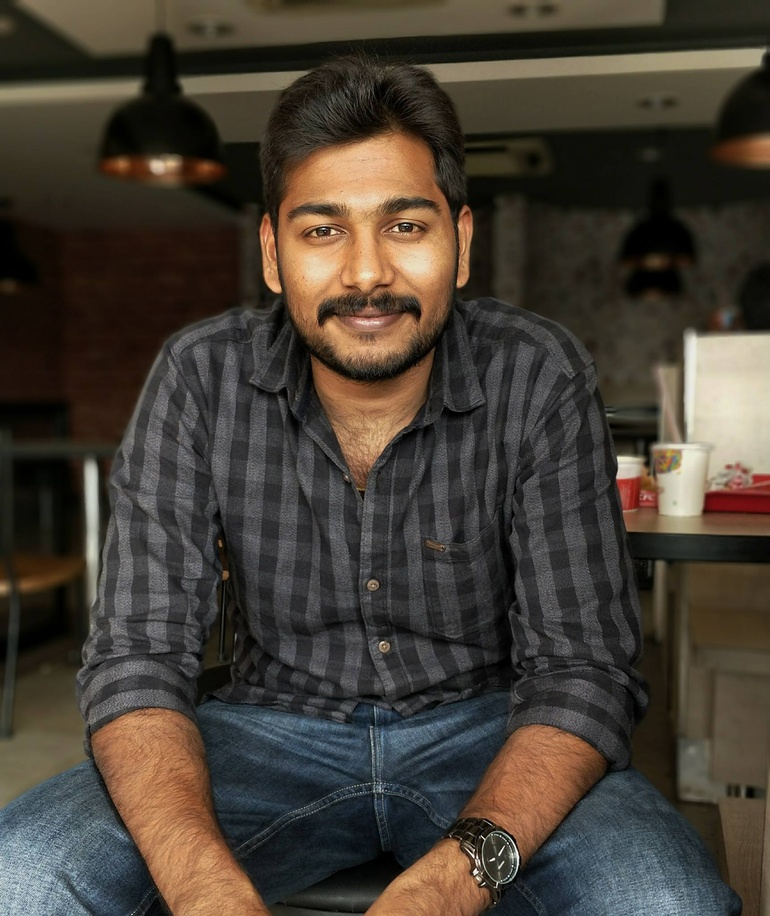
#> input picture images/Abi.jpg, 770 x 916 px, shrunk from 1721 x 2048 before the run; its folder holds only this picture in this run
$ python detect_blur_dark.py --images images   (older library calls are emulated)
#> lines starting #> are read from the running program, lines starting #| are printed output that depends on the picture; after the words box and inside, x2 and y2 are one past the last pixel; in counts of white or black regions, pixels touching at a corner belong together
# USAGE
# python detect_blur_dark.py --images images

# importing the necessary packages
from imutils import paths
import argparse
import cv2

def variance_of_laplacian(image):
	# compute the Laplacian of the image and then return the focus
	# measure, which is simply the variance of the Laplacian
	return cv2.Laplacian(image, cv2.CV_64F).var()

def gray_scale_mean(image):
	# compute the gray scale image mean and then return the mean value
	return cv2.mean(gray)[0]

# construct the argument parse and parse the arguments
ap = argparse.ArgumentParser()
ap.add_argument("-i", "--images", required=True,
	help="path to input directory of images")
ap.add_argument("-bt", "--blurthreshold", type=float, default=100.0,
	help="focus measures that fall below this value will be considered 'blurry'")
ap.add_argument("-dt", "--darkthreshold", type=float, default=60.0,
	help="average pixel intesity fall below this value will be considered 'dark'")
args = vars(ap.parse_args())

# loop over the input images
for imagePath in paths.list_images(args["images"]):
	# load the image, convert it to grayscale, and compute the
	# focus measure of the image using the Variance of Laplacian and Gray scale mean
	print(imagePath)# method
	image = cv2.imread(imagePath)
#> image is the input picture: shape (916, 770, 3); mean B, G, R 52.7, 62.3, 70.2
	gray = cv2.cvtColor(image, cv2.COLOR_BGR2GRAY)
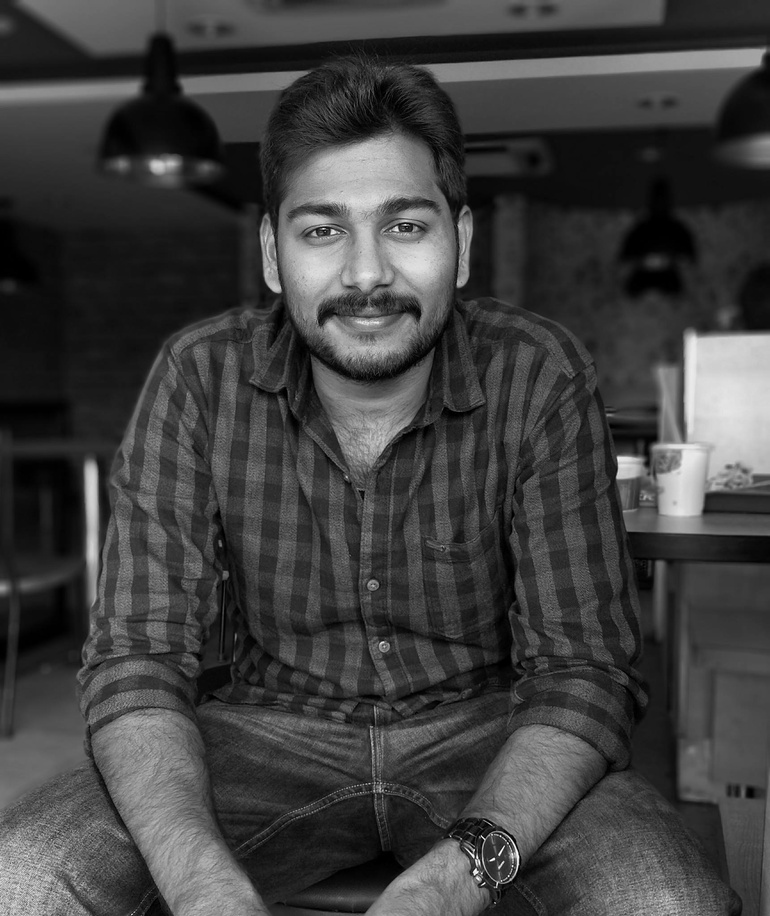
#> gray: shape (916, 770); min 0, max 254, mean 63.6
	fm = variance_of_laplacian(gray)
#> fm = 543.4
	print("{}: Variance of the Laplacian {:.2f}".format(imagePath, fm))
#| images/Abi.jpg: Variance of the Laplacian 543.35
	dk = gray_scale_mean(gray)
#> dk = 63.57
	print("{}: Gray scale mean {:.2f}".format(imagePath, dk))
#| images/Abi.jpg: Gray scale mean 63.57
	text = "Good"

	# if the focus and dark measure is less than the supplied threshold,
	# then the image should be considered "blurry and dark" or "dark" or "blurry"
	if fm < args["blurthreshold"] and dk < args["darkthreshold"]:
		text = "Blurry and Dark"
	elif dk < args["darkthreshold"]:
		text = "Dark"
	elif fm < args["blurthreshold"]:
		text = "Blurry"

	# show the image
	cv2.putText(image, "{}:Focus-{:.2f} Mean-{:.2f}".format(text, fm, dk), (10, 30),
		cv2.FONT_HERSHEY_SIMPLEX, 0.8, (0, 0, 255), 3)
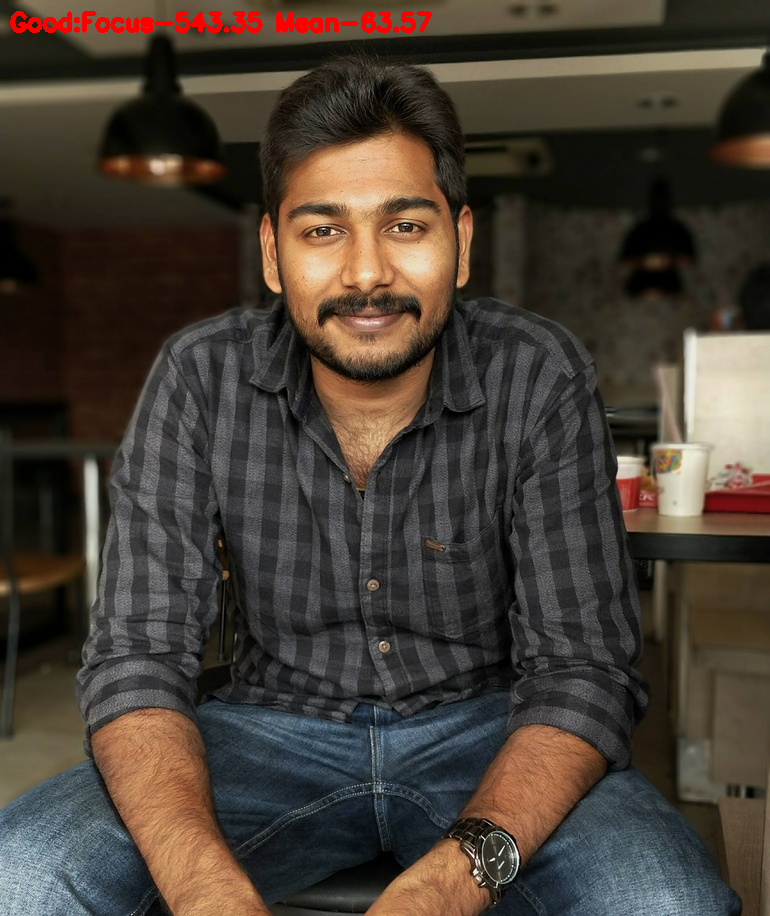
#> image: shape (916, 770, 3); 0.64% of pixels changed, all inside (x1, y1, x2, y2) = (10, 11, 432, 33)
	cv2.imshow("Image", image)
	key = cv2.waitKey(0)
#> (key Esc is pressed here)

$ run again, on images/image_018.jpg
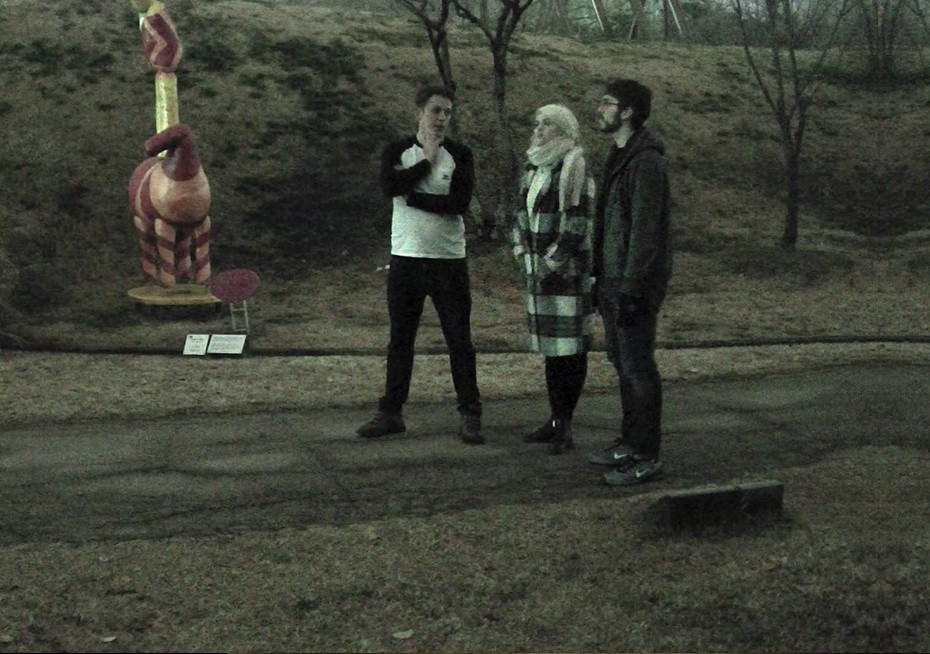
#> input picture images/image_018.jpg, 930 x 654 px
#> image is the input picture: shape (654, 930, 3); mean B, G, R 53.7, 64.2, 61
#> fm = 252.7
#| images/image_018.jpg: Variance of the Laplacian 252.67
#> dk = 62.1
#| images/image_018.jpg: Gray scale mean 62.10
#> `cv2.putText(image, "{}:Focus-{:.2f} Mean-{:.2f}".format(text, fm, dk),..`:
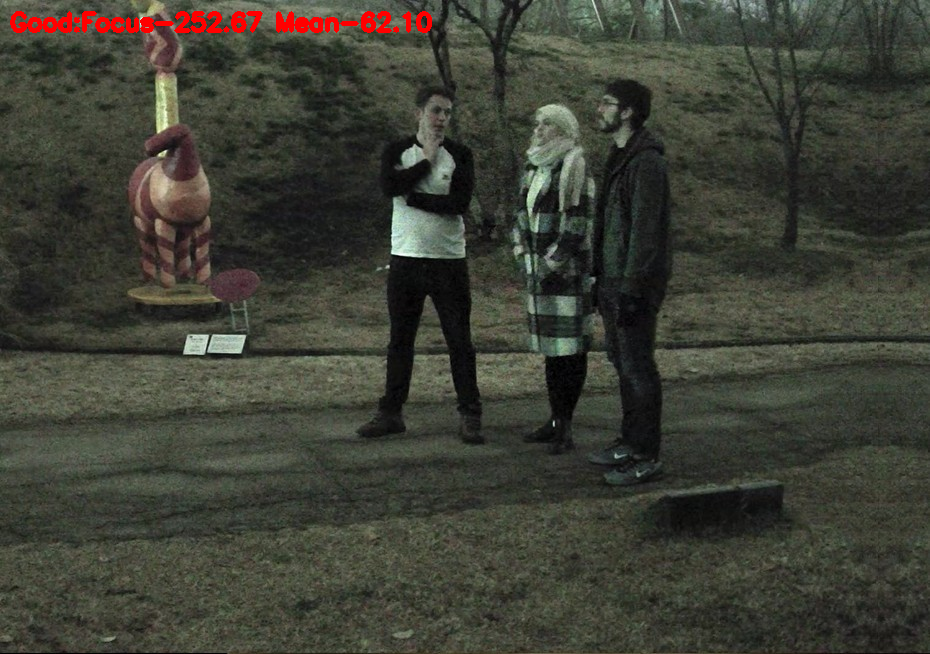
#> image: shape (654, 930, 3); 0.74% of pixels changed, all inside (x1, y1, x2, y2) = (10, 11, 432, 33)
